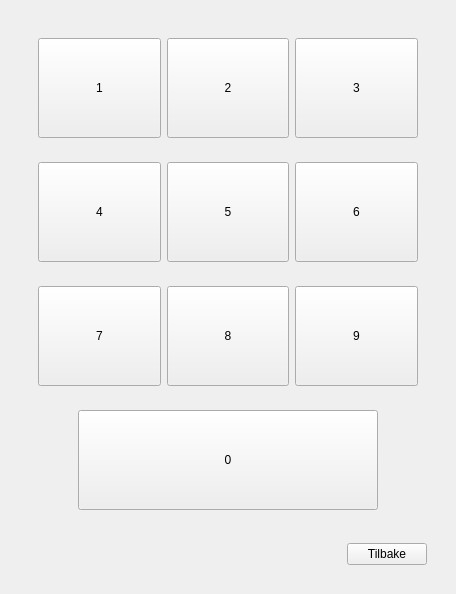
      <widget class="QWidget" name="LoginPage">
       <layout class="QHBoxLayout" name="horizontalLayout_27">
        <item>
         <widget class="CDPBaseContainer" name="cdpBaseContainer_13">
          <layout class="QVBoxLayout" name="verticalLayout_9">
           <item>
            <widget class="QWidget" name="widget_30" native="true">
             <layout class="QVBoxLayout" name="verticalLayout_24">
              <item>
               <widget class="QWidget" name="widget_33" native="true">
                <layout class="QHBoxLayout" name="horizontalLayout_31">
                 <item>
                  <widget class="CDPBaseButton" name="cdpBaseButton_23">
                   <property name="minimumSize">
                    <size>
                     <width>0</width>
                     <height>100</height>
                    </size>
                   </property>
                   <property name="text">
                    <string>1</string>
                   </property>
                   <property name="svgFile">
                    <string>:/themes/cdp_light/buttons/buttonPlain.svg</string>
                   </property>
                   <property name="cdpPressedRouting" stdset="0">
                    <string>PropanAutomatGui.CodePanel.Digit1.Value</string>
                   </property>
                  </widget>
                 </item>
                 <item>
                  <widget class="CDPBaseButton" name="cdpBaseButton_24">
                   <property name="minimumSize">
                    <size>
                     <width>0</width>
                     <height>100</height>
                    </size>
                   </property>
                   <property name="text">
                    <string>2</string>
                   </property>
                   <property name="svgFile">
                    <string>:/themes/cdp_light/buttons/buttonPlain.svg</string>
                   </property>
                   <property name="cdpPressedRouting" stdset="0">
                    <string>PropanAutomatGui.CodePanel.Digit2.Value</string>
                   </property>
                  </widget>
                 </item>
                 <item>
                  <widget class="CDPBaseButton" name="cdpBaseButton_25">
                   <property name="minimumSize">
                    <size>
                     <width>0</width>
                     <height>100</height>
                    </size>
                   </property>
                   <property name="text">
                    <string>3</string>
                   </property>
                   <property name="svgFile">
                    <string>:/themes/cdp_light/buttons/buttonPlain.svg</string>
                   </property>
                   <property name="cdpPressedRouting" stdset="0">
                    <string>PropanAutomatGui.CodePanel.Digit3.Value</string>
                   </property>
                  </widget>
                 </item>
                </layout>
               </widget>
              </item>
              <item>
               <widget class="QWidget" name="widget_36" native="true">
                <layout class="QHBoxLayout" name="horizontalLayout_33">
                 <item>
                  <widget class="CDPBaseButton" name="cdpBaseButton_33">
                   <property name="minimumSize">
                    <size>
                     <width>0</width>
                     <height>100</height>
                    </size>
                   </property>
                   <property name="text">
                    <string>4</string>
                   </property>
                   <property name="svgFile">
                    <string>:/themes/cdp_light/buttons/buttonPlain.svg</string>
                   </property>
                   <property name="cdpPressedRouting" stdset="0">
                    <string>PropanAutomatGui.CodePanel.Digit4.Value</string>
                   </property>
                  </widget>
                 </item>
                 <item>
                  <widget class="CDPBaseButton" name="cdpBaseButton_34">
                   <property name="minimumSize">
                    <size>
                     <width>0</width>
                     <height>100</height>
                    </size>
                   </property>
                   <property name="text">
                    <string>5</string>
                   </property>
                   <property name="svgFile">
                    <string>:/themes/cdp_light/buttons/buttonPlain.svg</string>
                   </property>
                   <property name="cdpPressedRouting" stdset="0">
                    <string>PropanAutomatGui.CodePanel.Digit5.Value</string>
                   </property>
                  </widget>
                 </item>
                 <item>
                  <widget class="CDPBaseButton" name="cdpBaseButton_35">
                   <property name="minimumSize">
                    <size>
                     <width>0</width>
                     <height>100</height>
                    </size>
                   </property>
                   <property name="text">
                    <string>6</string>
                   </property>
                   <property name="svgFile">
                    <string>:/themes/cdp_light/buttons/buttonPlain.svg</string>
                   </property>
                   <property name="cdpPressedRouting" stdset="0">
                    <string>PropanAutomatGui.CodePanel.Digit6.Value</string>
                   </property>
                  </widget>
                 </item>
                </layout>
               </widget>
              </item>
              <item>
               <widget class="QWidget" name="widget_29" native="true">
                <layout class="QHBoxLayout" name="horizontalLayout_29">
                 <item>
                  <widget class="CDPBaseButton" name="cdpBaseButton_26">
                   <property name="minimumSize">
                    <size>
                     <width>0</width>
                     <height>100</height>
                    </size>
                   </property>
                   <property name="text">
                    <string>7</string>
                   </property>
                   <property name="svgFile">
                    <string>:/themes/cdp_light/buttons/buttonPlain.svg</string>
                   </property>
                   <property name="cdpPressedRouting" stdset="0">
                    <string>PropanAutomatGui.CodePanel.Digit7.Value</string>
                   </property>
                  </widget>
                 </item>
                 <item>
                  <widget class="CDPBaseButton" name="cdpBaseButton_27">
                   <property name="minimumSize">
                    <size>
                     <width>0</width>
                     <height>100</height>
                    </size>
                   </property>
                   <property name="text">
                    <string>8</string>
                   </property>
                   <property name="svgFile">
                    <string>:/themes/cdp_light/buttons/buttonPlain.svg</string>
                   </property>
                   <property name="cdpPressedRouting" stdset="0">
                    <string>PropanAutomatGui.CodePanel.Digit8.Value</string>
                   </property>
                  </widget>
                 </item>
                 <item>
                  <widget class="CDPBaseButton" name="cdpBaseButton_28">
                   <property name="minimumSize">
                    <size>
                     <width>0</width>
                     <height>100</height>
                    </size>
                   </property>
                   <property name="text">
                    <string>9</string>
                   </property>
                   <property name="svgFile">
                    <string>:/themes/cdp_light/buttons/buttonPlain.svg</string>
                   </property>
                   <property name="cdpPressedRouting" stdset="0">
                    <string>PropanAutomatGui.CodePanel.Digit9.Value</string>
                   </property>
                  </widget>
                 </item>
                </layout>
               </widget>
              </item>
              <item>
               <widget class="QWidget" name="widget_34" native="true">
                <layout class="QHBoxLayout" name="horizontalLayout_30">
                 <item>
                  <spacer name="horizontalSpacer_11">
                   <property name="orientation">
                    <enum>Qt::Horizontal</enum>
                   </property>
                   <property name="sizeHint" stdset="0">
                    <size>
                     <width>40</width>
                     <height>20</height>
                    </size>
                   </property>
                  </spacer>
                 </item>
                 <item>
                  <widget class="CDPBaseButton" name="cdpBaseButton_30">
                   <property name="minimumSize">
                    <size>
                     <width>300</width>
                     <height>100</height>
                    </size>
                   </property>
                   <property name="text">
                    <string>0</string>
                   </property>
                   <property name="svgFile">
                    <string>:/themes/cdp_light/buttons/buttonPlain.svg</string>
                   </property>
                   <property name="cdpPressedRouting" stdset="0">
                    <string>PropanAutomatGui.CodePanel.Digit0.Value</string>
                   </property>
                  </widget>
                 </item>
                 <item>
                  <spacer name="horizontalSpacer_10">
                   <property name="orientation">
                    <enum>Qt::Horizontal</enum>
                   </property>
                   <property name="sizeHint" stdset="0">
                    <size>
                     <width>40</width>
                     <height>20</height>
                    </size>
                   </property>
                  </spacer>
                 </item>
                </layout>
               </widget>
              </item>
             </layout>
            </widget>
           </item>
           <item>
            <widget class="QWidget" name="widget_31" native="true">
             <property name="maximumSize">
              <size>
               <width>16777215</width>
               <height>42</height>
              </size>
             </property>
             <layout class="QHBoxLayout" name="horizontalLayout_28">
              <item>
               <spacer name="horizontalSpacer_9">
                <property name="orientation">
                 <enum>Qt::Horizontal</enum>
                </property>
                <property name="sizeHint" stdset="0">
                 <size>
                  <width>40</width>
                  <height>20</height>
                 </size>
                </property>
               </spacer>
              </item>
              <item>
               <widget class="CDPBaseButton" name="cdpBaseButton_22">
                <property name="text">
                 <string>Tilbake</string>
                </property>
                <property name="svgFile">
                 <string>:/themes/cdp_light/buttons/buttonPlain.svg</string>
                </property>
                <property name="cdpPressedRouting" stdset="0">
                 <string>PropanAutomatGui.CodePanel.Reset.Value</string>
                </property>
               </widget>
              </item>
             </layout>
            </widget>
           </item>
          </layout>
         </widget>
        </item>
       </layout>
      </widget>
